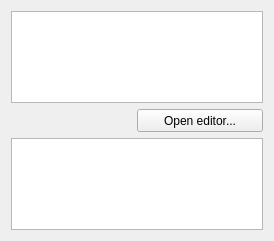
<?xml version="1.0" encoding="UTF-8"?>
<!--
######################################################################################################################
# Copyright (C) 2017-2021 Spine project consortium
# This file is part of Spine Items.
# Spine Items is free software: you can redistribute it and\/or modify it under the terms of the GNU Lesser General
# Public License as published by the Free Software Foundation, either version 3 of the License, or (at your option)
# any later version. This program is distributed in the hope that it will be useful, but WITHOUT ANY WARRANTY;
# without even the implied warranty of MERCHANTABILITY or FITNESS FOR A PARTICULAR PURPOSE. See the GNU Lesser General
# Public License for more details. You should have received a copy of the GNU Lesser General Public License along with
# this program. If not, see <http:\/\/www.gnu.org\/licenses\/>.
######################################################################################################################
-->
<ui version="4.0">
 <class>Form</class>
 <widget class="QWidget" name="Form">
  <property name="geometry">
   <rect>
    <x>0</x>
    <y>0</y>
    <width>274</width>
    <height>241</height>
   </rect>
  </property>
  <property name="windowTitle">
   <string>Form</string>
  </property>
  <layout class="QVBoxLayout" name="verticalLayout">
   <item>
    <widget class="ReferencesTreeView" name="treeView_view">
     <property name="contextMenuPolicy">
      <enum>Qt::CustomContextMenu</enum>
     </property>
     <property name="acceptDrops">
      <bool>true</bool>
     </property>
     <property name="selectionMode">
      <enum>QAbstractItemView::ExtendedSelection</enum>
     </property>
     <property name="textElideMode">
      <enum>Qt::ElideLeft</enum>
     </property>
     <property name="rootIsDecorated">
      <bool>false</bool>
     </property>
    </widget>
   </item>
   <item>
    <layout class="QHBoxLayout" name="horizontalLayout_8" stretch="0,0">
     <property name="spacing">
      <number>6</number>
     </property>
     <item>
      <spacer name="horizontalSpacer_9">
       <property name="orientation">
        <enum>Qt::Horizontal</enum>
       </property>
       <property name="sizeHint" stdset="0">
        <size>
         <width>40</width>
         <height>20</height>
        </size>
       </property>
      </spacer>
     </item>
     <item>
      <widget class="QPushButton" name="pushButton_view_open_editor">
       <property name="sizePolicy">
        <sizepolicy hsizetype="MinimumExpanding" vsizetype="Fixed">
         <horstretch>0</horstretch>
         <verstretch>0</verstretch>
        </sizepolicy>
       </property>
       <property name="minimumSize">
        <size>
         <width>75</width>
         <height>23</height>
        </size>
       </property>
       <property name="maximumSize">
        <size>
         <width>16777215</width>
         <height>23</height>
        </size>
       </property>
       <property name="toolTip">
        <string>&lt;html&gt;&lt;head/&gt;&lt;body&gt;&lt;p&gt;Open selected database in Spine database editor&lt;/p&gt;&lt;/body&gt;&lt;/html&gt;</string>
       </property>
       <property name="text">
        <string>Open editor...</string>
       </property>
      </widget>
     </item>
    </layout>
   </item>
   <item>
    <widget class="QTreeView" name="treeView_pinned_values">
     <property name="contextMenuPolicy">
      <enum>Qt::CustomContextMenu</enum>
     </property>
     <property name="selectionMode">
      <enum>QAbstractItemView::ExtendedSelection</enum>
     </property>
     <property name="rootIsDecorated">
      <bool>false</bool>
     </property>
    </widget>
   </item>
  </layout>
 </widget>
 <customwidgets>
  <customwidget>
   <class>ReferencesTreeView</class>
   <extends>QTreeView</extends>
   <header>spine_items/widgets.h</header>
  </customwidget>
 </customwidgets>
 <resources>
  <include location="../../ui/resources/resources_icons.qrc"/>
 </resources>
 <connections/>
</ui>
